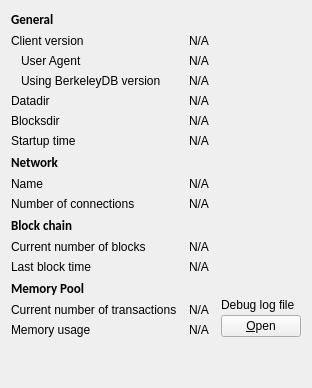
     <widget class="QWidget" name="tab_info">
      <attribute name="title">
       <string>&amp;Information</string>
      </attribute>
      <layout class="QGridLayout" name="gridLayout" columnstretch="0,1,0">
       <property name="horizontalSpacing">
        <number>12</number>
       </property>
       <item row="0" column="0">
        <widget class="QLabel" name="label_9">
         <property name="font">
          <font>
           <family>Calibri</family>
           <pointsize>10</pointsize>
           <weight>75</weight>
           <bold>true</bold>
          </font>
         </property>
         <property name="text">
          <string>General</string>
         </property>
        </widget>
       </item>
       <item row="1" column="0">
        <widget class="QLabel" name="label_6">
         <property name="text">
          <string>Client version</string>
         </property>
        </widget>
       </item>
       <item row="1" column="1" colspan="2">
        <widget class="QLabel" name="clientVersion">
         <property name="cursor">
          <cursorShape>IBeamCursor</cursorShape>
         </property>
         <property name="text">
          <string>N/A</string>
         </property>
         <property name="textFormat">
          <enum>Qt::PlainText</enum>
         </property>
         <property name="textInteractionFlags">
          <set>Qt::LinksAccessibleByMouse|Qt::TextSelectableByKeyboard|Qt::TextSelectableByMouse</set>
         </property>
        </widget>
       </item>
       <item row="2" column="0">
        <widget class="QLabel" name="labelClientUserAgent">
         <property name="text">
          <string>User Agent</string>
         </property>
         <property name="indent">
          <number>10</number>
         </property>
        </widget>
       </item>
       <item row="2" column="1" colspan="2">
        <widget class="QLabel" name="clientUserAgent">
         <property name="cursor">
          <cursorShape>IBeamCursor</cursorShape>
         </property>
         <property name="text">
          <string>N/A</string>
         </property>
         <property name="textFormat">
          <enum>Qt::PlainText</enum>
         </property>
         <property name="textInteractionFlags">
          <set>Qt::LinksAccessibleByMouse|Qt::TextSelectableByKeyboard|Qt::TextSelectableByMouse</set>
         </property>
        </widget>
       </item>
       <item row="3" column="0">
        <widget class="QLabel" name="label_berkeleyDBVersion">
         <property name="text">
          <string>Using BerkeleyDB version</string>
         </property>
         <property name="indent">
          <number>10</number>
         </property>
        </widget>
       </item>
       <item row="3" column="1" colspan="2">
        <widget class="QLabel" name="berkeleyDBVersion">
         <property name="cursor">
          <cursorShape>IBeamCursor</cursorShape>
         </property>
         <property name="text">
          <string>N/A</string>
         </property>
         <property name="textFormat">
          <enum>Qt::PlainText</enum>
         </property>
         <property name="textInteractionFlags">
          <set>Qt::LinksAccessibleByMouse|Qt::TextSelectableByKeyboard|Qt::TextSelectableByMouse</set>
         </property>
        </widget>
       </item>
       <item row="4" column="0">
        <widget class="QLabel" name="label_12">
         <property name="text">
          <string>Datadir</string>
         </property>
        </widget>
       </item>
       <item row="4" column="1" colspan="2">
        <widget class="QLabel" name="dataDir">
         <property name="cursor">
          <cursorShape>IBeamCursor</cursorShape>
         </property>
         <property name="toolTip">
          <string>To specify a non-default location of the data directory use the '%1' option.</string>
         </property>
         <property name="text">
          <string>N/A</string>
         </property>
         <property name="textFormat">
          <enum>Qt::PlainText</enum>
         </property>
         <property name="wordWrap">
          <bool>true</bool>
         </property>
         <property name="textInteractionFlags">
          <set>Qt::LinksAccessibleByMouse|Qt::TextSelectableByKeyboard|Qt::TextSelectableByMouse</set>
         </property>
        </widget>
       </item>
       <item row="5" column="0">
        <widget class="QLabel" name="label_11">
         <property name="text">
          <string>Blocksdir</string>
         </property>
        </widget>
       </item>
       <item row="5" column="1" colspan="2">
        <widget class="QLabel" name="blocksDir">
         <property name="cursor">
          <cursorShape>IBeamCursor</cursorShape>
         </property>
         <property name="toolTip">
          <string>To specify a non-default location of the blocks directory use the '%1' option.</string>
         </property>
         <property name="text">
          <string>N/A</string>
         </property>
         <property name="textFormat">
          <enum>Qt::PlainText</enum>
         </property>
         <property name="wordWrap">
          <bool>true</bool>
         </property>
         <property name="textInteractionFlags">
          <set>Qt::LinksAccessibleByMouse|Qt::TextSelectableByKeyboard|Qt::TextSelectableByMouse</set>
         </property>
        </widget>
       </item>
       <item row="6" column="0">
        <widget class="QLabel" name="label_13">
         <property name="text">
          <string>Startup time</string>
         </property>
        </widget>
       </item>
       <item row="6" column="1" colspan="2">
        <widget class="QLabel" name="startupTime">
         <property name="cursor">
          <cursorShape>IBeamCursor</cursorShape>
         </property>
         <property name="text">
          <string>N/A</string>
         </property>
         <property name="textFormat">
          <enum>Qt::PlainText</enum>
         </property>
         <property name="textInteractionFlags">
          <set>Qt::LinksAccessibleByMouse|Qt::TextSelectableByKeyboard|Qt::TextSelectableByMouse</set>
         </property>
        </widget>
       </item>
       <item row="7" column="0">
        <widget class="QLabel" name="labelNetwork">
         <property name="font">
          <font>
           <family>Calibri</family>
           <pointsize>10</pointsize>
           <weight>75</weight>
           <bold>true</bold>
          </font>
         </property>
         <property name="text">
          <string>Network</string>
         </property>
        </widget>
       </item>
       <item row="8" column="0">
        <widget class="QLabel" name="label_8">
         <property name="text">
          <string>Name</string>
         </property>
        </widget>
       </item>
       <item row="8" column="1" colspan="2">
        <widget class="QLabel" name="networkName">
         <property name="cursor">
          <cursorShape>IBeamCursor</cursorShape>
         </property>
         <property name="text">
          <string>N/A</string>
         </property>
         <property name="textFormat">
          <enum>Qt::PlainText</enum>
         </property>
         <property name="textInteractionFlags">
          <set>Qt::LinksAccessibleByMouse|Qt::TextSelectableByKeyboard|Qt::TextSelectableByMouse</set>
         </property>
        </widget>
       </item>
       <item row="9" column="0">
        <widget class="QLabel" name="label_7">
         <property name="text">
          <string>Number of connections</string>
         </property>
        </widget>
       </item>
       <item row="9" column="1" colspan="2">
        <widget class="QLabel" name="numberOfConnections">
         <property name="cursor">
          <cursorShape>IBeamCursor</cursorShape>
         </property>
         <property name="text">
          <string>N/A</string>
         </property>
         <property name="textFormat">
          <enum>Qt::PlainText</enum>
         </property>
         <property name="textInteractionFlags">
          <set>Qt::LinksAccessibleByMouse|Qt::TextSelectableByKeyboard|Qt::TextSelectableByMouse</set>
         </property>
        </widget>
       </item>
       <item row="10" column="0">
        <widget class="QLabel" name="label_10">
         <property name="font">
          <font>
           <family>Calibri</family>
           <pointsize>10</pointsize>
           <weight>75</weight>
           <bold>true</bold>
          </font>
         </property>
         <property name="text">
          <string>Block chain</string>
         </property>
        </widget>
       </item>
       <item row="11" column="0">
        <widget class="QLabel" name="label_3">
         <property name="text">
          <string>Current number of blocks</string>
         </property>
        </widget>
       </item>
       <item row="11" column="1" colspan="2">
        <widget class="QLabel" name="numberOfBlocks">
         <property name="cursor">
          <cursorShape>IBeamCursor</cursorShape>
         </property>
         <property name="text">
          <string>N/A</string>
         </property>
         <property name="textFormat">
          <enum>Qt::PlainText</enum>
         </property>
         <property name="textInteractionFlags">
          <set>Qt::LinksAccessibleByMouse|Qt::TextSelectableByKeyboard|Qt::TextSelectableByMouse</set>
         </property>
        </widget>
       </item>
       <item row="12" column="0">
        <widget class="QLabel" name="labelLastBlockTime">
         <property name="text">
          <string>Last block time</string>
         </property>
        </widget>
       </item>
       <item row="12" column="1" colspan="2">
        <widget class="QLabel" name="lastBlockTime">
         <property name="cursor">
          <cursorShape>IBeamCursor</cursorShape>
         </property>
         <property name="text">
          <string>N/A</string>
         </property>
         <property name="textFormat">
          <enum>Qt::PlainText</enum>
         </property>
         <property name="textInteractionFlags">
          <set>Qt::LinksAccessibleByMouse|Qt::TextSelectableByKeyboard|Qt::TextSelectableByMouse</set>
         </property>
        </widget>
       </item>
       <item row="13" column="0">
        <widget class="QLabel" name="labelMempoolTitle">
         <property name="font">
          <font>
           <family>Calibri</family>
           <pointsize>10</pointsize>
           <weight>75</weight>
           <bold>true</bold>
          </font>
         </property>
         <property name="text">
          <string>Memory Pool</string>
         </property>
        </widget>
       </item>
       <item row="14" column="0">
        <widget class="QLabel" name="labelNumberOfTransactions">
         <property name="text">
          <string>Current number of transactions</string>
         </property>
        </widget>
       </item>
       <item row="14" column="1">
        <widget class="QLabel" name="mempoolNumberTxs">
         <property name="cursor">
          <cursorShape>IBeamCursor</cursorShape>
         </property>
         <property name="text">
          <string>N/A</string>
         </property>
         <property name="textFormat">
          <enum>Qt::PlainText</enum>
         </property>
         <property name="textInteractionFlags">
          <set>Qt::LinksAccessibleByMouse|Qt::TextSelectableByKeyboard|Qt::TextSelectableByMouse</set>
         </property>
        </widget>
       </item>
       <item row="15" column="0">
        <widget class="QLabel" name="labelMemoryUsage">
         <property name="text">
          <string>Memory usage</string>
         </property>
        </widget>
       </item>
       <item row="15" column="1">
        <widget class="QLabel" name="mempoolSize">
         <property name="cursor">
          <cursorShape>IBeamCursor</cursorShape>
         </property>
         <property name="text">
          <string>N/A</string>
         </property>
         <property name="textFormat">
          <enum>Qt::PlainText</enum>
         </property>
         <property name="textInteractionFlags">
          <set>Qt::LinksAccessibleByMouse|Qt::TextSelectableByKeyboard|Qt::TextSelectableByMouse</set>
         </property>
        </widget>
       </item>
       <item row="13" column="2" rowspan="3">
        <layout class="QVBoxLayout" name="verticalLayoutDebugButton">
         <property name="spacing">
          <number>3</number>
         </property>
         <item>
          <spacer name="verticalSpacer_2">
           <property name="orientation">
            <enum>Qt::Vertical</enum>
           </property>
           <property name="sizeHint" stdset="0">
            <size>
             <width>10</width>
             <height>5</height>
            </size>
           </property>
          </spacer>
         </item>
         <item>
          <widget class="QLabel" name="labelDebugLogfile">
           <property name="text">
            <string>Debug log file</string>
           </property>
          </widget>
         </item>
         <item>
          <widget class="QPushButton" name="openDebugLogfileButton">
           <property name="toolTip">
            <string>Open the %1 debug log file from the current data directory. This can take a few seconds for large log files.</string>
           </property>
           <property name="text">
            <string>&amp;Open</string>
           </property>
           <property name="autoDefault">
            <bool>false</bool>
           </property>
          </widget>
         </item>
        </layout>
       </item>
       <item row="16" column="0">
        <spacer name="verticalSpacer">
         <property name="orientation">
          <enum>Qt::Vertical</enum>
         </property>
         <property name="sizeHint" stdset="0">
          <size>
           <width>20</width>
           <height>40</height>
          </size>
         </property>
        </spacer>
       </item>
      </layout>
     </widget>
